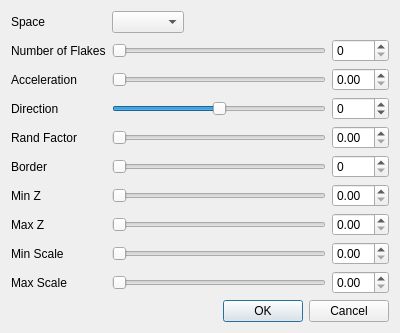
<?xml version="1.0" encoding="UTF-8"?>
<ui version="4.0">
 <class>Config</class>
 <widget class="QDialog" name="Config">
  <property name="geometry">
   <rect>
    <x>0</x>
    <y>0</y>
    <width>400</width>
    <height>309</height>
   </rect>
  </property>
  <property name="windowTitle">
   <string>Dialog</string>
  </property>
  <layout class="QGridLayout" name="gridLayout">
   <item row="1" column="1">
    <widget class="QSlider" name="sldNFlakes">
     <property name="maximum">
      <number>4096</number>
     </property>
     <property name="orientation">
      <enum>Qt::Horizontal</enum>
     </property>
    </widget>
   </item>
   <item row="3" column="1">
    <widget class="QSlider" name="sldDirection">
     <property name="minimum">
      <number>-90</number>
     </property>
     <property name="maximum">
      <number>90</number>
     </property>
     <property name="orientation">
      <enum>Qt::Horizontal</enum>
     </property>
    </widget>
   </item>
   <item row="5" column="0">
    <widget class="QLabel" name="lblBorder">
     <property name="text">
      <string>Border</string>
     </property>
     <property name="buddy">
      <cstring>spbBorder</cstring>
     </property>
    </widget>
   </item>
   <item row="6" column="2">
    <widget class="QDoubleSpinBox" name="spbMinZ">
     <property name="maximum">
      <double>16.000000000000000</double>
     </property>
     <property name="singleStep">
      <double>0.100000000000000</double>
     </property>
    </widget>
   </item>
   <item row="1" column="0">
    <widget class="QLabel" name="lblNFlakes">
     <property name="text">
      <string>Number of Flakes</string>
     </property>
     <property name="buddy">
      <cstring>spbNFlakes</cstring>
     </property>
    </widget>
   </item>
   <item row="8" column="2">
    <widget class="QDoubleSpinBox" name="spbMinScale">
     <property name="maximum">
      <double>16.000000000000000</double>
     </property>
     <property name="singleStep">
      <double>0.100000000000000</double>
     </property>
    </widget>
   </item>
   <item row="7" column="2">
    <widget class="QDoubleSpinBox" name="spbMaxZ">
     <property name="maximum">
      <double>16.000000000000000</double>
     </property>
     <property name="singleStep">
      <double>0.100000000000000</double>
     </property>
    </widget>
   </item>
   <item row="11" column="0" colspan="3">
    <widget class="QDialogButtonBox" name="bbxOkCancel">
     <property name="orientation">
      <enum>Qt::Horizontal</enum>
     </property>
     <property name="standardButtons">
      <set>QDialogButtonBox::Cancel|QDialogButtonBox::Ok</set>
     </property>
    </widget>
   </item>
   <item row="9" column="0">
    <widget class="QLabel" name="lblMaxZ_2">
     <property name="text">
      <string>Max Scale</string>
     </property>
     <property name="buddy">
      <cstring>spbMaxScale</cstring>
     </property>
    </widget>
   </item>
   <item row="8" column="0">
    <widget class="QLabel" name="lblMinScale">
     <property name="text">
      <string>Min Scale</string>
     </property>
     <property name="buddy">
      <cstring>spbMinScale</cstring>
     </property>
    </widget>
   </item>
   <item row="6" column="1">
    <widget class="QSlider" name="sldMinZ">
     <property name="maximum">
      <number>160</number>
     </property>
     <property name="orientation">
      <enum>Qt::Horizontal</enum>
     </property>
    </widget>
   </item>
   <item row="1" column="2">
    <widget class="QSpinBox" name="spbNFlakes">
     <property name="maximum">
      <number>4096</number>
     </property>
    </widget>
   </item>
   <item row="2" column="0">
    <widget class="QLabel" name="lblAcceleration">
     <property name="text">
      <string>Acceleration</string>
     </property>
     <property name="buddy">
      <cstring>spbAcceleration</cstring>
     </property>
    </widget>
   </item>
   <item row="4" column="0">
    <widget class="QLabel" name="lblRandFactor">
     <property name="text">
      <string>Rand Factor</string>
     </property>
     <property name="buddy">
      <cstring>spbRandFactor</cstring>
     </property>
    </widget>
   </item>
   <item row="3" column="2">
    <widget class="QSpinBox" name="spbDirection">
     <property name="minimum">
      <number>-90</number>
     </property>
     <property name="maximum">
      <number>90</number>
     </property>
    </widget>
   </item>
   <item row="5" column="2">
    <widget class="QSpinBox" name="spbBorder">
     <property name="maximum">
      <number>2048</number>
     </property>
    </widget>
   </item>
   <item row="3" column="0">
    <widget class="QLabel" name="lblDirection">
     <property name="text">
      <string>Direction</string>
     </property>
     <property name="buddy">
      <cstring>sldDirection</cstring>
     </property>
    </widget>
   </item>
   <item row="2" column="1">
    <widget class="QSlider" name="sldAcceleration">
     <property name="maximum">
      <number>160</number>
     </property>
     <property name="orientation">
      <enum>Qt::Horizontal</enum>
     </property>
    </widget>
   </item>
   <item row="6" column="0">
    <widget class="QLabel" name="lblMinZ">
     <property name="text">
      <string>Min Z</string>
     </property>
     <property name="buddy">
      <cstring>spbMinZ</cstring>
     </property>
    </widget>
   </item>
   <item row="8" column="1">
    <widget class="QSlider" name="sldMinScale">
     <property name="maximum">
      <number>160</number>
     </property>
     <property name="orientation">
      <enum>Qt::Horizontal</enum>
     </property>
    </widget>
   </item>
   <item row="9" column="2">
    <widget class="QDoubleSpinBox" name="spbMaxScale">
     <property name="maximum">
      <double>16.000000000000000</double>
     </property>
     <property name="singleStep">
      <double>0.100000000000000</double>
     </property>
    </widget>
   </item>
   <item row="2" column="2">
    <widget class="QDoubleSpinBox" name="spbAcceleration">
     <property name="maximum">
      <double>16.000000000000000</double>
     </property>
     <property name="singleStep">
      <double>0.100000000000000</double>
     </property>
    </widget>
   </item>
   <item row="4" column="2">
    <widget class="QDoubleSpinBox" name="spbRandFactor">
     <property name="maximum">
      <double>16.000000000000000</double>
     </property>
     <property name="singleStep">
      <double>0.100000000000000</double>
     </property>
    </widget>
   </item>
   <item row="5" column="1">
    <widget class="QSlider" name="sldBorder">
     <property name="maximum">
      <number>2048</number>
     </property>
     <property name="orientation">
      <enum>Qt::Horizontal</enum>
     </property>
    </widget>
   </item>
   <item row="4" column="1">
    <widget class="QSlider" name="sldRandFactor">
     <property name="maximum">
      <number>160</number>
     </property>
     <property name="orientation">
      <enum>Qt::Horizontal</enum>
     </property>
    </widget>
   </item>
   <item row="9" column="1">
    <widget class="QSlider" name="sldMaxScale">
     <property name="maximum">
      <number>160</number>
     </property>
     <property name="orientation">
      <enum>Qt::Horizontal</enum>
     </property>
    </widget>
   </item>
   <item row="7" column="1">
    <widget class="QSlider" name="sldMaxZ">
     <property name="maximum">
      <number>160</number>
     </property>
     <property name="orientation">
      <enum>Qt::Horizontal</enum>
     </property>
    </widget>
   </item>
   <item row="10" column="1">
    <spacer name="vspSpacer">
     <property name="orientation">
      <enum>Qt::Vertical</enum>
     </property>
     <property name="sizeHint" stdset="0">
      <size>
       <width>20</width>
       <height>21</height>
      </size>
     </property>
    </spacer>
   </item>
   <item row="7" column="0">
    <widget class="QLabel" name="lblMaxZ">
     <property name="text">
      <string>Max Z</string>
     </property>
     <property name="buddy">
      <cstring>spbMaxZ</cstring>
     </property>
    </widget>
   </item>
   <item row="0" column="0">
    <widget class="QLabel" name="lblSpaceId">
     <property name="text">
      <string>Space</string>
     </property>
    </widget>
   </item>
   <item row="0" column="1" colspan="2">
    <layout class="QHBoxLayout" name="hlySpaceId">
     <item>
      <widget class="QComboBox" name="cbxSpaceId"/>
     </item>
     <item>
      <spacer name="hspSpaceId">
       <property name="orientation">
        <enum>Qt::Horizontal</enum>
       </property>
       <property name="sizeHint" stdset="0">
        <size>
         <width>40</width>
         <height>20</height>
        </size>
       </property>
      </spacer>
     </item>
    </layout>
   </item>
  </layout>
 </widget>
 <tabstops>
  <tabstop>spbNFlakes</tabstop>
  <tabstop>spbAcceleration</tabstop>
  <tabstop>sldDirection</tabstop>
  <tabstop>spbDirection</tabstop>
  <tabstop>spbRandFactor</tabstop>
  <tabstop>spbBorder</tabstop>
  <tabstop>spbMinZ</tabstop>
  <tabstop>spbMaxZ</tabstop>
  <tabstop>spbMinScale</tabstop>
  <tabstop>spbMaxScale</tabstop>
  <tabstop>bbxOkCancel</tabstop>
 </tabstops>
 <resources/>
 <connections>
  <connection>
   <sender>bbxOkCancel</sender>
   <signal>accepted()</signal>
   <receiver>Config</receiver>
   <slot>accept()</slot>
   <hints>
    <hint type="sourcelabel">
     <x>252</x>
     <y>295</y>
    </hint>
    <hint type="destinationlabel">
     <x>157</x>
     <y>274</y>
    </hint>
   </hints>
  </connection>
  <connection>
   <sender>bbxOkCancel</sender>
   <signal>rejected()</signal>
   <receiver>Config</receiver>
   <slot>reject()</slot>
   <hints>
    <hint type="sourcelabel">
     <x>320</x>
     <y>295</y>
    </hint>
    <hint type="destinationlabel">
     <x>286</x>
     <y>274</y>
    </hint>
   </hints>
  </connection>
  <connection>
   <sender>sldDirection</sender>
   <signal>sliderMoved(int)</signal>
   <receiver>spbDirection</receiver>
   <slot>setValue(int)</slot>
   <hints>
    <hint type="sourcelabel">
     <x>281</x>
     <y>68</y>
    </hint>
    <hint type="destinationlabel">
     <x>364</x>
     <y>68</y>
    </hint>
   </hints>
  </connection>
  <connection>
   <sender>spbDirection</sender>
   <signal>valueChanged(int)</signal>
   <receiver>sldDirection</receiver>
   <slot>setValue(int)</slot>
   <hints>
    <hint type="sourcelabel">
     <x>373</x>
     <y>78</y>
    </hint>
    <hint type="destinationlabel">
     <x>175</x>
     <y>69</y>
    </hint>
   </hints>
  </connection>
  <connection>
   <sender>sldNFlakes</sender>
   <signal>sliderMoved(int)</signal>
   <receiver>spbNFlakes</receiver>
   <slot>setValue(int)</slot>
   <hints>
    <hint type="sourcelabel">
     <x>296</x>
     <y>16</y>
    </hint>
    <hint type="destinationlabel">
     <x>346</x>
     <y>17</y>
    </hint>
   </hints>
  </connection>
  <connection>
   <sender>spbNFlakes</sender>
   <signal>valueChanged(int)</signal>
   <receiver>sldNFlakes</receiver>
   <slot>setValue(int)</slot>
   <hints>
    <hint type="sourcelabel">
     <x>369</x>
     <y>22</y>
    </hint>
    <hint type="destinationlabel">
     <x>257</x>
     <y>23</y>
    </hint>
   </hints>
  </connection>
  <connection>
   <sender>sldBorder</sender>
   <signal>sliderMoved(int)</signal>
   <receiver>spbBorder</receiver>
   <slot>setValue(int)</slot>
   <hints>
    <hint type="sourcelabel">
     <x>320</x>
     <y>114</y>
    </hint>
    <hint type="destinationlabel">
     <x>338</x>
     <y>115</y>
    </hint>
   </hints>
  </connection>
  <connection>
   <sender>spbBorder</sender>
   <signal>valueChanged(int)</signal>
   <receiver>sldBorder</receiver>
   <slot>setValue(int)</slot>
   <hints>
    <hint type="sourcelabel">
     <x>336</x>
     <y>128</y>
    </hint>
    <hint type="destinationlabel">
     <x>320</x>
     <y>128</y>
    </hint>
   </hints>
  </connection>
 </connections>
</ui>
